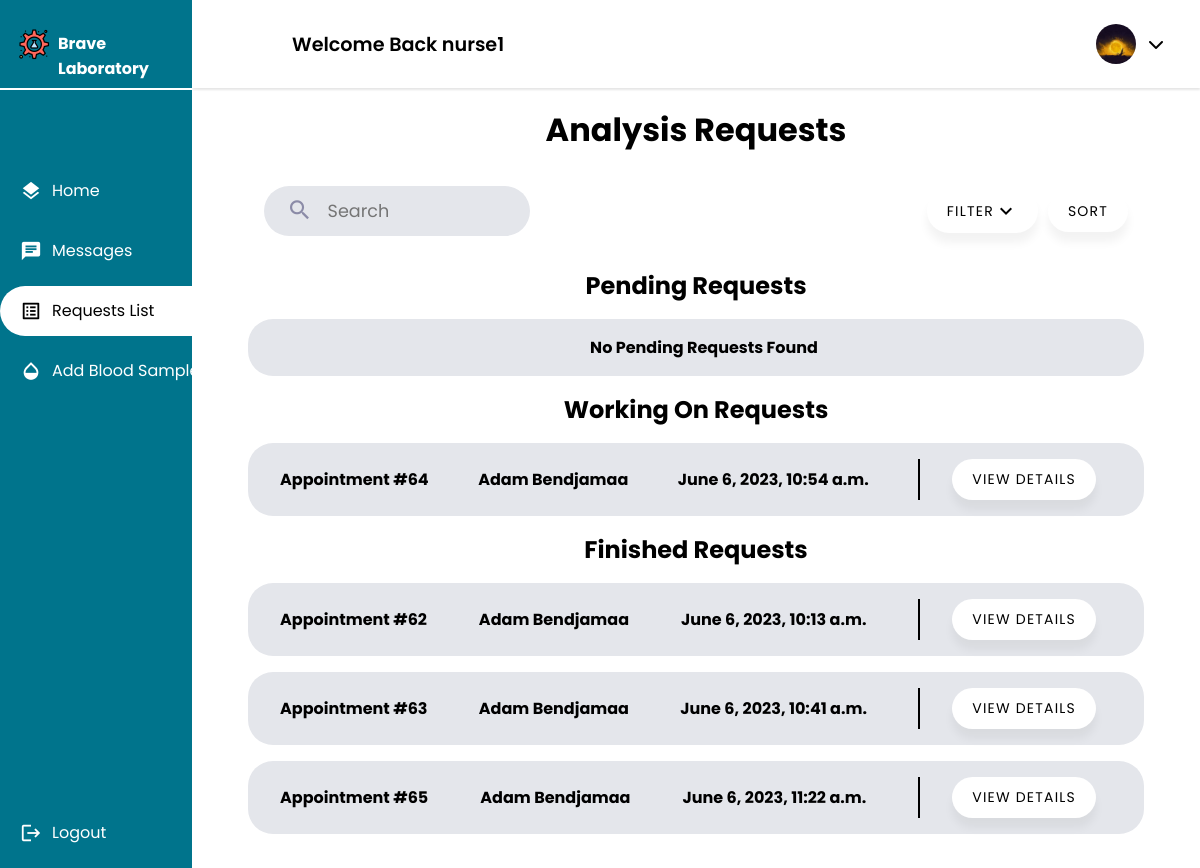
Page /nurse/requests/ (signed in) on the earlier database version.
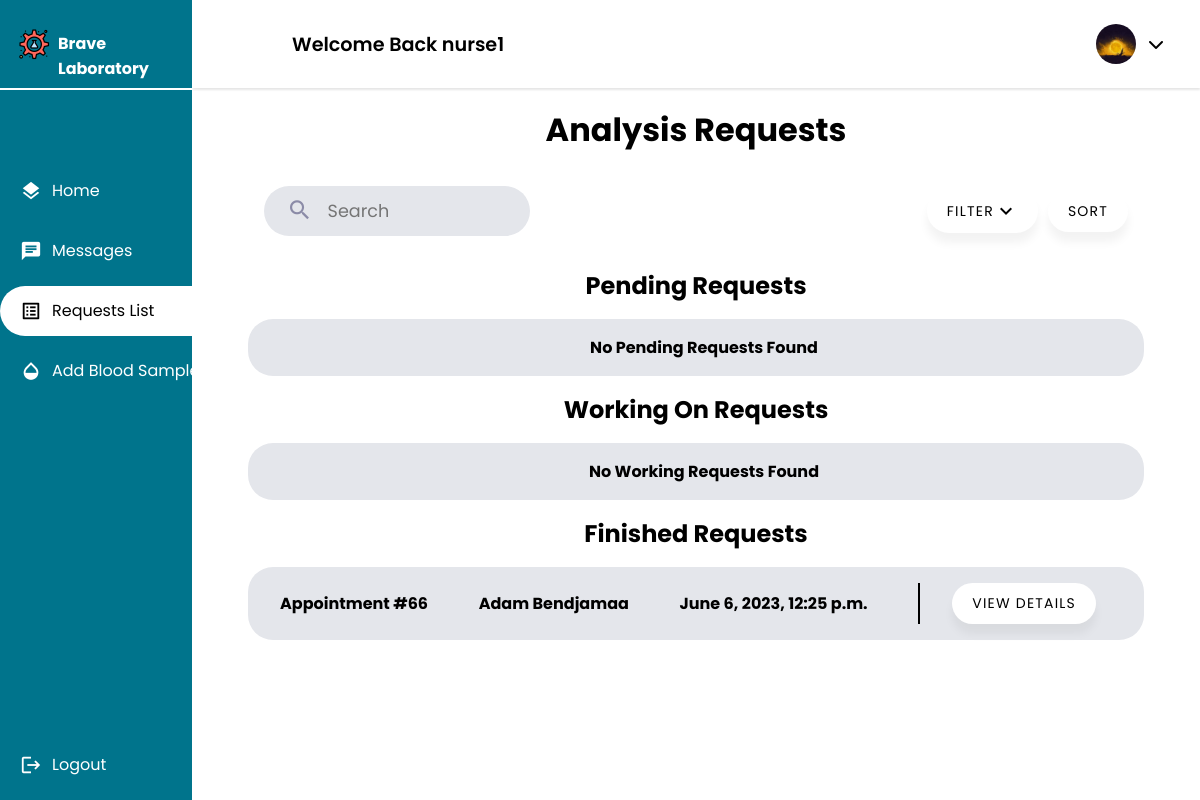
Same page on the later database version.
### nurse/models.py (models this page shows, shortened)
class Nurse(models.Model):
    GENDERS =[
        ('M','Male'),
        ('F','Female')
    ]
    user = models.OneToOneField(User, primary_key = True, on_delete=models.CASCADE)
    phone_number = models.CharField(max_length=10,validators=[phone_regex])
    gender = models.CharField(max_length = 1 ,choices = GENDERS)
    address = models.CharField(max_length=50)
    profile_pic = models.ImageField(default="default.png", upload_to="profile_pics")
    date_of_birth = models.DateField(default='2003-03-08')
    class Meta():
        db_table = 'auth_nurse'

### main_home/models.py (models this page shows, shortened)
class AnalysisRequest(models.Model):
    PENDING = 'pending'
    WORKING_ON = 'working-on'
    FINISHED = 'finished'
    STATUS_CHOICES = [
        (PENDING, 'Pending'),
        (WORKING_ON, 'Working On'),
        (FINISHED, 'Finished'),
    ]
    appointment = models.OneToOneField(Appointment, on_delete=models.CASCADE)
    nurse = models.ForeignKey(Nurse, on_delete=models.CASCADE)
    tests = models.ManyToManyField(Test)
    creation_time = models.DateTimeField(auto_now_add=True)
    start_time = models.DateTimeField(null=True, blank=True)
    finish_time = models.DateTimeField(null=True, blank=True)
    accepted = models.BooleanField(default=False)
    finished = models.BooleanField(default=False)
    status =  models.CharField(max_length=45, choices=STATUS_CHOICES, default=PENDING)
    class Meta:
        db_table = 'analysis_request'

class Appointment(models.Model):
    UPCOMING = 'Upcoming'
    TOMORROW = 'Tommorow'
    TODAY = 'Today'
    OVERDUE = 'Overdue'
    STATUS_CHOICES = [
        (UPCOMING, 'Upcoming'),
        (TOMORROW, 'Tommorow'),
        (TODAY, 'Today'),
        (OVERDUE, 'Overdue'),
    ]
    client = models.ForeignKey(Client, on_delete=models.CASCADE)
    tests_requested = models.ManyToManyField(TestOffered)
    date = models.DateField(validators=[validate_date_not_past])
    description = models.CharField(max_length=1000,blank=True)
    document = models.ImageField(null=True,blank=True,upload_to='medical_documents')
    total_price = models.DecimalField(max_digits=10, decimal_places=2)
    payment_status = models.BooleanField(default=False)
    arrived = models.BooleanField(default=False)
    cancelled = models.BooleanField(default=False)
    performed = models.BooleanField(default=False)
    class Meta:
        db_table = 'appointment'

### client/models.py (models this page shows, shortened)
class Client(models.Model):
    GENDERS =[
        ('M','Male'),
        ('F','Female')
    ]
    user = models.OneToOneField(User, primary_key = True, on_delete=models.CASCADE)
    phone_number = models.CharField(max_length=10,validators=[phone_regex])
    gender = models.CharField(max_length = 1 ,choices = GENDERS)
    address = models.CharField(max_length=50)
    policy = models.BooleanField(default = False)
    profile_pic = models.ImageField(default="default.png", upload_to="profile_pics")
    date_of_birth = models.DateField(default='2003-03-08')
    tests_made = models.PositiveIntegerField(default=0)
    class Meta():
        db_table = 'auth_client'

### nurse/views.py (the view)
# urls.py: path("requests/",views.request_list,name="auditor_request_list"),
@login_required
@permission_required('nurse.view_nurse', raise_exception=True)
def request_list(request):
    analysis_requests = AnalysisRequest.objects.select_related('appointment__client').all()
    pending_requests = analysis_requests.filter(status=AnalysisRequest.PENDING)
    working_on_requests = analysis_requests.filter(status=AnalysisRequest.WORKING_ON)
    finished_requests = analysis_requests.filter(status=AnalysisRequest.FINISHED)
    context = {
        'pending_requests': pending_requests,
        'working_on_requests': working_on_requests,
        'finished_requests': finished_requests,
    }
    return render(request,'nurse/request/request_list.html', context)

### nurse/templates/nurse/request/request_list.html (shortened to what this page needs)
{% extends 'nurse/nurse.html' %}
{% load static %}
{% block css_2 %}
<link rel="stylesheet" href="{% static 'css/list.css' %}">
{% endblock css_2 %}
{% block main %}
<div class="Container">
    <h1>Analysis Requests</h1>
    <div class="header ">
        <div class="search">
            <form class="search-bar">
                <button>
                    <span class="material-icons search-icon">
                        </span>
                </button>
                <input class="search-bar-input" placeholder="Search" required="" type="text">
            </form>
        </div>
        <div class="nurse">
            <button class="list-button filter">Filter<span class="material-icons">expand_more</span></button>
        <button class="list-button">Sort</button>
        </div>
    </div>
    <h2>Pending Requests</h2>
    {% if pending_requests %}
        <ul>
            {% for request in pending_requests %}
                <li class="app1">
                    <span><strong>Appointment #{{ request.appointment.id }}</strong></span>
                    <span><strong>{{ request.appointment.client.user.first_name }}
                        {{ request.appointment.client.user.last_name }}</strong></span>
                    <span><strong>{{ request.creation_time }}</strong></span>
                    <div class="buttons">
                    <button class="list-button"><a class="list-links" href="{% url 'request_detail' request.id %}">View Details</a></button>
                    </div>
                </li>
            {% endfor %}
        </ul>
    {% else %}
        <div>
            <ul class="lists">
                <li class="app1 empty">
                    <span><strong>No Pending Requests Found</strong></span>
                </li>
            </ul>
        </div>
    {% endif %}
    <h2>Working On Requests</h2>
    {% if working_on_requests %}
        <ul>
            {% for request in working_on_requests %}
                <li class="app1">
                    <span><strong>Appointment #{{ request.appointment.id }}</strong></span>
                    <span><strong>{{ request.appointment.client.user.first_name }}
                        {{ request.appointment.client.user.last_name }}</strong></span>
                    <span><strong>{{ request.creation_time }}</strong></span>
                    <div class="buttons">
                    <button class="list-button"><a class="list-links" href="{% url 'request_detail' request.id %}">View Details</a></button>
                    </div>
                </li>
            {% endfor %}
        </ul>
    {% else %}
        <div>
            <ul class="lists">
                <li class="app1 empty">
                    <span><strong>No Working Requests Found</strong></span>
                </li>
            </ul>
        </div>
    {% endif %}
    <h2>Finished Requests</h2>
    {% if finished_requests %}
        <ul>
            {% for request in finished_requests %}
                <li class="app1">
                    <span><strong>Appointment #{{ request.appointment.id }}</strong></span>
                    <span><strong>{{ request.appointment.client.user.first_name }}
                        {{ request.appointment.client.user.last_name }}</strong></span>
                    <span><strong>{{ request.creation_time }}</strong></span>
                    <div class="buttons">
                    <button class="list-button"><a class="list-links" href="{% url 'request_detail' request.id %}">View Details</a></button>
                    </div>
                </li>
            {% endfor %}
        </ul>
    {% endif %}
</div>
{% endblock main %}

### nurse/templates/nurse/nurse.html (shortened to what this page needs)
{% extends 'main_home/actors_base.html' %}
{% load static %}
{% block sidebar %}
    <li><a  href={% url 'nurse' %}><span class="material-icons X">layers</span> <span class="nav-item">Home</span></a></li>
    <li><a href={% url 'nurse_message_chat' %}><span class="material-icons X">chat</span><span class="nav-item">Messages</span></a></li>
    <li><a href={% url 'request_list' %}><span class="material-icons X">list_alt</span><span class="nav-item">Requests List</span></a></li>
    <li><a href={% url 'blood_add' %}><span class="material-icons X">opacity</span><span class="nav-item">Add Blood Sample</span></a></li>
{% endblock sidebar %}

### main_home/templates/main_home/actors_base.html (shortened to what this page needs)
{% extends 'main_home/base.html' %}
{% load static %}
{% block css %}
        <link rel="stylesheet" href="https://cdnjs.cloudflare.com/ajax/libs/font-awesome/6.4.0/css/all.min.css">
        <link rel="stylesheet" href="{% static 'css/actors.css' %}" />
{% endblock css %}
{% block content %}
    <div class="container">
        <header>
            <div class="wlc">
                <h1>Welcome Back {{user.username}}</h1>
            </div>
            <div class="Left">
                <ul class="DROPS">
                    {% if user.groups.first.name == 'client' %}
                    {% comment %} <li><a href="#"><span class="material-icons notifications">notifications</span></a></li> {% endcomment %}
                    <li class="profile-header"><a class="profile-pic-container" onclick="showElement()"><img class="profile-pic" alt="profile_pic" src="{{ user.client.profile_pic.url }}"></img><i class="fa-solid fa-chevron-down"></i></a>
                    <ul id="myElement">
                    <a href="{% url 'profile_update' %}" class="drop-down"><li><span class="material-icons">person</span>Profile</li></a>
                    <a href="{% url 'profile_settings' %}" class="drop-down"><li><span class="material-icons">settings</span>Settings</li></a>
                    <a href="{% url 'profile_help' %}" class="drop-down"><li><span class="material-icons">help</span>Help</li></a>
                    <a href="{% url 'profile_contact' %}" class="drop-down"><li><span class="material-icons">call</span>Contact</li></a>
                    {% elif user.groups.first.name == 'nurse' %}
                    <li class="profile-header"><a class="profile-pic-container" onclick="showElement()"><img class="profile-pic" alt="profile_pic" src="{{ user.nurse.profile_pic.url }}"></img><i class="fa-solid fa-chevron-down"></i></a>
                    {% endif %}
                        </li>
                    </ul>
                </div>
        </header>
        <div class="Main">
            {% block main %}{% endblock main %}
        </div>
    </div>
    <div class="nav-header">
        <a class="logo" href="{% url user.groups.first.name %}">
            <img alt='logo' src="{% static 'img/logo.png' %}">
            <span><strong>Brave Laboratory</strong></span>
        </a>
    </div>
    <nav>
        <ul>
            {% block sidebar %}{% endblock sidebar %}
            <li class="end">
                <a href='{% url 'logout' %}'>
                    <span class="material-icons emoji">logout</span>
                    <span class="nav-item">Logout</span>
                </a>
            </li>
        </ul>
    </nav>
{% endblock content %}

### main_home/templates/main_home/base.html (shortened to what this page needs)
{% load static %}
<!DOCTYPE html>
<html lang="en">
<head>
    {% block css %}{% endblock css %}
    {% block css_2 %}{% endblock css_2 %}
</head>
<body>
    {% block content %}{% endblock content %}
</body>
</html>

### static/css/actors.css (style rules this page uses)
* { font-family: 'Poppins', sans-serif; margin: 0; padding: 0; }
body { background-color: #fff; }
ul { list-style-type: none; }
.container { text-align: center; float: right; width: 100%; height: 90vh; }
header { position: fixed; top: 0; left: 0; right: 0; z-index: 1; width: 84vw; height: 11vh; background-color: rgb(255, 255, 255); display: flex; align-items: center; justify-content: space-between; margin-left: auto; box-shadow: 0px 2px 2px rgba(0, 0, 0, 0.1); }
.Main { display: flex; justify-content: center; margin-top: 11vh; margin-left: 16vw; padding-top: 1.5%; padding-bottom: 1.5%; }
.Container { font-size: 16px; width:100%; height: 100%; margin: 0 20px; border-radius: 20px; background-color: white; padding-left: 20px; padding-right: 20px; }
.wlc { margin-left: 100px; }
.wlc h1 { font-size: 1.2rem; }
.Left { float: right; display: flex; align-items: center; flex-direction: row; justify-content: space-between; gap: 40px; margin-right: 15px; }
.DROPS { display: flex; align-items: center; justify-content: center; flex-direction: row; gap: 50px; }
.DROPS a { width: auto; height: auto; padding: 50px; text-decoration: none; color: black; padding: 1px; }
.DROPS li { padding: 20px; list-style: none; }
.DROPS .profile-header { width: auto; border-radius: 30px; height: 20px; display: flex; justify-content: center; align-items: center; cursor: pointer; }
.nav-header { position: fixed; left: 0; z-index: 1; top: 0; bottom: 89vh; background-color: #00748c ; width: 16vw; height: 11vh; overflow: hidden; box-shadow: 0px 4px 4px rgb(255, 255, 255); }
.nav-header a { position: relative; color: white; padding-left: 18px; width: 15vw; }
nav { position: fixed; left: 0; z-index: 1; top: 11.2vh; bottom: 0; background-color: #00748c; width: 16vw; overflow: hidden; }
.logo { display: flex; transition: all 0.5s ease; margin-top: 3.5vh; padding-right: 0 !important; width: 100%; gap: 8px; }
.logo span { font-size: 1rem; padding-top: 3px; }
.logo img { height: 32px; }
nav a { position: relative; color: white; display: table; padding-left: 20px; padding-right: 30px; width: 15vw; }
nav .material-icons { position: relative; top: 14px; font-size: 22px !important; }
nav ul { margin-top: 40%; }
.nav-item { position: relative; top: 8px; margin-left: 10px; }
nav ul li { transition: 0.4s; width: auto; margin-bottom: 10px; }
.end { position: fixed; bottom: 0; transition: 0.4s; width: auto; margin-bottom: 10px; }
nav ul li::after { content: ''; display: block; position: relative; left: 0; width: 5px; height: 100%; }
nav ul .active { background-color: white; border-radius: 30px 0px 0px 30px; }
nav ul .active a { color: black; }
.profile-pic { width: 40px; height: 40px; border-radius: 50%; cursor: pointer; object-fit: cover; }
header h1 { font-weight: 600; }
a { text-decoration: none; }
nav a { height: 50px; }
.search { width: 100%; position: relative; display: flex; cursor: pointer; }
.search span { font-size: 26px; }
.search-bar button { border: none; background: none; color: #8b8ba7; }
.search-bar { --timing: 0.3s; --width-of-input: 240px; --height-of-input: 50px; --border-height: 2px; --input-bg: #fff; --border-color: #00748c; --border-radius: 30px; --after-border-radius: 1px; position: relative; width: var(--width-of-input); height: var(--height-of-input); display: flex; align-items: center; padding-inline: 0.8em; border-radius: var(--border-radius); transition: border-radius 0.5s ease; background: var(--input-bg, #fff); background-color: #E4E6EB; }
.search-bar-input { font-size: 1.1rem; background-color: transparent; width: 100%; height: 100%; padding-inline: 0.5em; padding-block: 0.7em; border: none; }
.search-bar:before { content: ""; position: absolute; background: var(--border-color); transform: scaleX(0); transform-origin: center; width: 100%; height: var(--border-height); left: 0; bottom: 0; border-radius: 1px; transition: transform var(--timing) ease; }
.search-bar .search-icon { margin-top: 3px; margin-right: 6px; margin-left: 10px; }
.profile-pic-container { display: flex; justify-content: center; align-items: center; gap: 12px; }
.profile-pic-container i { cursor: pointer !important; }

Differences in the rows shown:
removed AnalysisRequest: appointment.id "64", appointment.client.user.first_name "Adam", appointment.client.user.last_name "Bendjamaa", creation_time "June 6, 2023, 10:54 a.m.", shown under "Working On Requests"
removed AnalysisRequest: appointment.id "62", appointment.client.user.first_name "Adam", appointment.client.user.last_name "Bendjamaa", creation_time "June 6, 2023, 10:13 a.m.", shown under "Finished Requests"
removed AnalysisRequest: appointment.id "63", appointment.client.user.first_name "Adam", appointment.client.user.last_name "Bendjamaa", creation_time "June 6, 2023, 10:41 a.m.", shown under "Finished Requests"
removed AnalysisRequest: appointment.id "65", appointment.client.user.first_name "Adam", appointment.client.user.last_name "Bendjamaa", creation_time "June 6, 2023, 11:22 a.m.", shown under "Finished Requests"
added AnalysisRequest: appointment.id "66", appointment.client.user.first_name "Adam", appointment.client.user.last_name "Bendjamaa", creation_time "June 6, 2023, 12:25 p.m.", shown under "Finished Requests"
Other differences:
text now shown: "No Working Requests Found"
